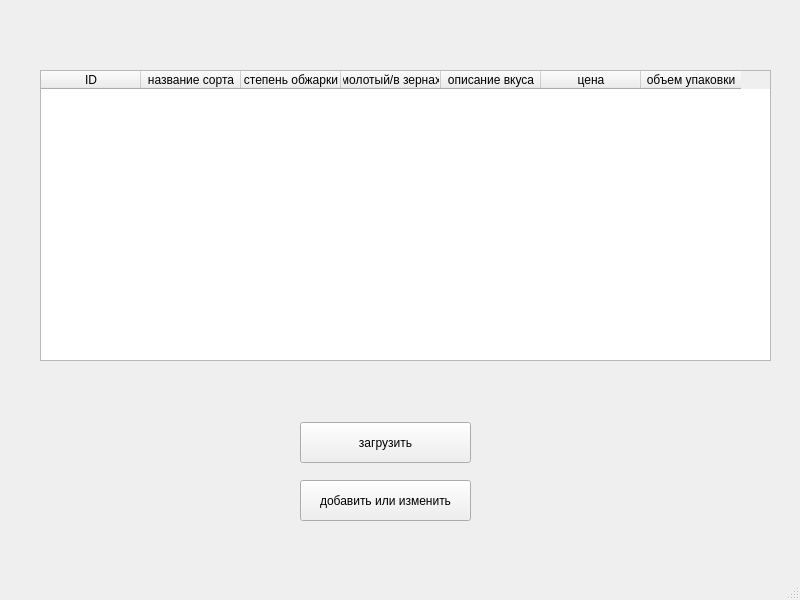
<?xml version="1.0" encoding="UTF-8"?>
<ui version="4.0">
 <class>MainWindow</class>
 <widget class="QMainWindow" name="MainWindow">
  <property name="geometry">
   <rect>
    <x>0</x>
    <y>0</y>
    <width>800</width>
    <height>600</height>
   </rect>
  </property>
  <property name="windowTitle">
   <string>MainWindow</string>
  </property>
  <widget class="QWidget" name="centralwidget">
   <widget class="QTableWidget" name="tableWidget">
    <property name="geometry">
     <rect>
      <x>40</x>
      <y>70</y>
      <width>731</width>
      <height>291</height>
     </rect>
    </property>
    <column>
     <property name="text">
      <string>ID</string>
     </property>
    </column>
    <column>
     <property name="text">
      <string>название сорта</string>
     </property>
    </column>
    <column>
     <property name="text">
      <string>степень обжарки</string>
     </property>
    </column>
    <column>
     <property name="text">
      <string>молотый/в зернах</string>
     </property>
    </column>
    <column>
     <property name="text">
      <string>описание вкуса</string>
     </property>
    </column>
    <column>
     <property name="text">
      <string>цена</string>
     </property>
    </column>
    <column>
     <property name="text">
      <string>объем упаковки</string>
     </property>
    </column>
   </widget>
   <widget class="QPushButton" name="get">
    <property name="geometry">
     <rect>
      <x>300</x>
      <y>422</y>
      <width>171</width>
      <height>41</height>
     </rect>
    </property>
    <property name="text">
     <string>загрузить</string>
    </property>
   </widget>
   <widget class="QPushButton" name="add">
    <property name="geometry">
     <rect>
      <x>300</x>
      <y>480</y>
      <width>171</width>
      <height>41</height>
     </rect>
    </property>
    <property name="text">
     <string>добавить или изменить</string>
    </property>
   </widget>
  </widget>
  <widget class="QMenuBar" name="menubar">
   <property name="geometry">
    <rect>
     <x>0</x>
     <y>0</y>
     <width>800</width>
     <height>21</height>
    </rect>
   </property>
  </widget>
  <widget class="QStatusBar" name="statusbar"/>
 </widget>
 <resources/>
 <connections/>
</ui>
